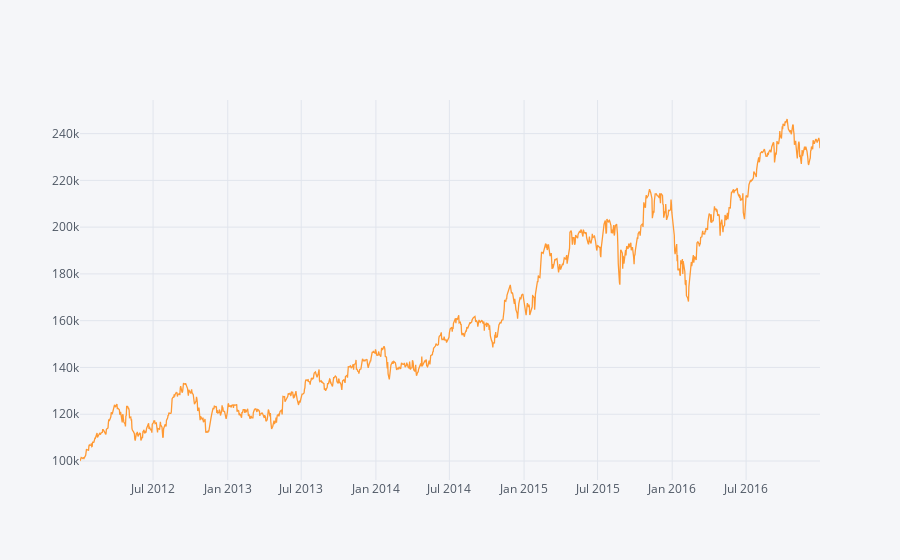

Write notebook code for a chart like this one.
### Code cell
stocks_dataFrame["Total Pos"].iplot()

### Figure 1 — Plotly figure (JSON) as saved in the notebook; plotly's stock layout.template omitted (floating-point values rounded to 4 significant figures; data arrays with more than 128 entries replaced by an {"elided": "..."} marker saying what was removed)
{"data": [{"line": {"color": "rgba(255, 153, 51, 1.0)", "dash": "solid", "shape": "linear", "width": 1.3}, "mode": "lines", "name": "Total Pos", "text": "", "type": "scatter", "x": {"elided": "1258 str values"}, "y": {"elided": "1258 float values"}}], "layout": {"legend": {"bgcolor": "#F5F6F9", "font": {"color": "#4D5663"}}, "paper_bgcolor": "#F5F6F9", "plot_bgcolor": "#F5F6F9", "title": {"font": {"color": "#4D5663"}}, "xaxis": {"gridcolor": "#E1E5ED", "showgrid": true, "tickfont": {"color": "#4D5663"}, "title": {"font": {"color": "#4D5663"}, "text": ""}, "zerolinecolor": "#E1E5ED"}, "yaxis": {"gridcolor": "#E1E5ED", "showgrid": true, "tickfont": {"color": "#4D5663"}, "title": {"font": {"color": "#4D5663"}, "text": ""}, "zerolinecolor": "#E1E5ED"}}}
